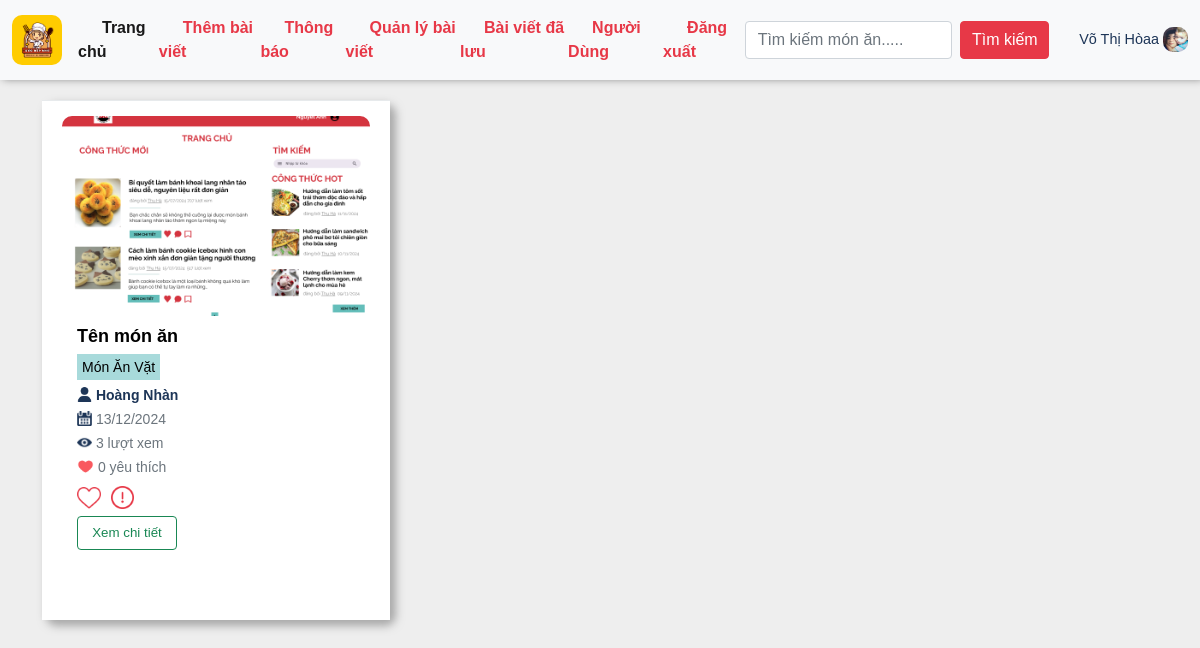
The page /recipes/snacks/ (signed in) on the database as committed earlier.
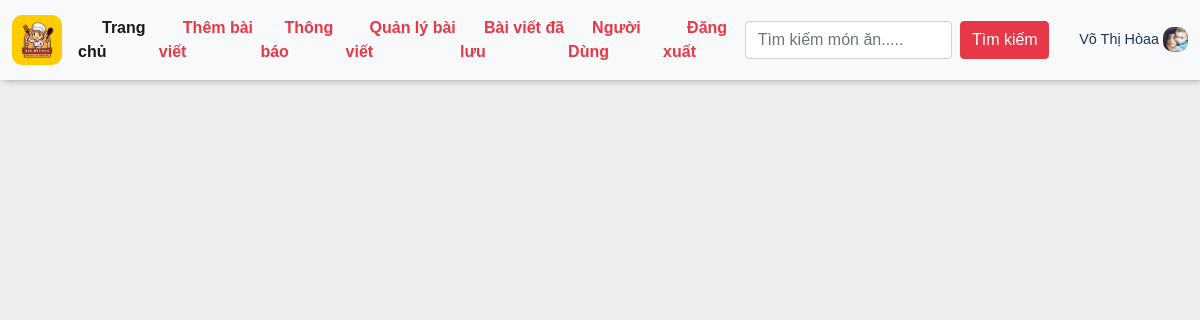
The same page on the database as committed later.
### appfood/models.py (models this page shows, shortened)
class Recipe(models.Model):
    title = models.CharField(max_length=100,null=True)
    author = models.ForeignKey('auth.User', on_delete=models.CASCADE)
    introduce = models.CharField(max_length=100,null=True)
    description = models.CharField(max_length=200,null=True)
    created_at = models.DateTimeField(auto_now_add=True)
    views = models.IntegerField(default=0)
    liked_tym = models.ManyToManyField(User, related_name='liked_recipes', blank=True)
    classify = models.ManyToManyField(Classify, related_name='recipes', blank=True)
    reported = models.BooleanField(default=False)
    def total_likes(self):
        return self.liked_tym.count()

class RecipeImage(models.Model):
    recipe = models.ForeignKey(Recipe, related_name='images', on_delete=models.CASCADE)
    image = models.ImageField(upload_to='images/')
    uploaded_at = models.DateTimeField(auto_now_add=True)

class Classify(models.Model):
    name = models.CharField(max_length=100)

class UserProfile(models.Model):
    GENDER_CHOICES = [
        ('T', 'Trai'),
        ('G', 'Gái'),
        ('B', 'Chưa Xác Định'),
    ]
    user = models.OneToOneField(User, on_delete=models.CASCADE)
    birth_date = models.DateField(null=True, blank=True)
    gender = models.CharField(max_length=1, choices=GENDER_CHOICES, null=True, blank=True)
    profile_image = models.ImageField(upload_to='images/', null=True, blank=True)

### appfood/views.py (the view)
# urls.py: path('recipes/snacks/', views.snacks, name='snacks'),  # Ăn Vặt
@login_required
def snacks(request):
    snacks_class = Classify.objects.get(name='Món Ăn Vặt')
    snacks_recipes = Recipe.objects.filter(classify=snacks_class).select_related('author', 'author__userprofile')
    user_profile, created = UserProfile.objects.get_or_create(user=request.user)
    return render(request, 'food/snacks.html', {'recipes': snacks_recipes, 'user_profile': user_profile})

### appfood/templates/food/snacks.html (shortened to what the changed rows need)
{% extends "appfood/base.html" %}
{%load static%}
{%block vegetarian%}
<link href="https://maxcdn.bootstrapcdn.com/font-awesome/4.3.0/css/font-awesome.min.css" rel="stylesheet">
<main>
    <div class="container">
        <div class="row">
            <div class="row d-flex flex-wrap">
                {% for recipe in recipes %}
            <div class="col-md-4" style="margin-bottom: 25px;">
                            <div class="card">
                                <div class="ibox-content product-box" style="height: 520px;">
                                    {% if recipe.images.first %}
                                    <div class="product" style="height: 170px;">
                                        <img style="height:200px;width: 100%;border-radius: 10px 10px 0px 0px;object-fit:cover;" src="{{ recipe.images.first.image.url }}" alt="">
                                    </div>
                                    {% endif %}
                                    <div class="product-desc" style="padding: 15px;margin-top: 20px;">
                                        <a href="{% url 'detail' recipe.id %}" class="product-name">{{ recipe.title }}</a>
                                            <div style="    margin-bottom: -20px;">
                                                {% for category in recipe.classify.all %}
                                                     <small class="text-muted" style="background: var(--green);color: black !important;padding: 5px;">{{ category.name }}</small>
                                                {% endfor %}
                                            </div>
                                            <br>
                                            <small class="text-muted">
                                                <img style="width:15px;height:15px; margin-bottom:4px; " src="{% static 'img/user.png' %}" alt="">
                                                <b style="color:var(--blue);">
                                                    {% if recipe.author.userprofile %}
                                                     {{ recipe.author.userprofile.user.last_name }} {{ recipe.author.userprofile.user.first_name }}
                                                {% else %}
                                                    {{ recipe.author.username }}
                                                {% endif %}
                                                </b>
                                            </small>
                                            <br>
                                            <small class="text-muted"><img style="width:15px;height:15px; margin-bottom:4px;" src="{% static 'img/calendar.png' %}" alt=""> {{recipe.images.first.uploaded_at|date:"d/m/Y"}}</small>
                                            <br>
                                            <small class="text-muted"><img style="width:15px;height:15px; margin-bottom:4px;" src="{% static 'img/eye.png' %}" alt=""> {{ recipe.views }} lượt xem</small>
                                            <br>
                                            <small class="text-muted"><img style="width:17px;height:17px; margin-bottom:4px;" src="{% static 'img/heart.png' %}" alt=""> {{ recipe.total_likes }} yêu thích</small>
                                            <div class="m-t text-right block-button" style="padding-top: 30px;padding-left: 1%;">
                                                <form method="post" action="{% url 'like_recipe' recipe.id %}">
                                                    <button type="submit" class="btn {% if user in recipe.liked_tym.all %}btn-danger{% else %}btn-primary{% endif %}" style="padding-top: 7px;border: none;background:none;">
                                                        {% if user in recipe.liked_tym.all %}<img style="width:24px;" src="{% static 'img/heartttt.png' %}" alt="">{% else %}<img style="width:24px;" src="{% static 'img/like.png' %}" alt="">{% endif %}
                                                    </button>
                                                </form>
                                                <form method="post" action="{% url 'report_food' recipe.id %}">
                                                    <button type="submit" class="btn btn-outline-danger" style="padding-top: 7px;border: none">
                                                        <img style="width:23px; margin-bottom: 2px;" src="{% static 'img/report.png' %}" alt="">
                                                    </button>
                                                </form>
                                            </div>
                                            <div class="d-flex flex-column"><a href="{% url 'detail' recipe.id %}" class="btn btn-outline-success" style="font-size: 10pt;width:100px;margin-top:5px;">Xem chi tiết</a></div>
                                    </div>
                                </div>
                            </div>
                        </div>
        {% endfor %}
    </div>
            </div>
        </div>
</main>
{% endblock vegetarian%}

Rows that differ between the two databases and show on the page:
removed Recipe: images.first.image (picture), title "Tên món ăn", author.userprofile.user.last_name "Hoàng", author.userprofile.user.first_name "Nhàn", images.first.uploaded_at "13/12/2024", views "3", total_likes "0"
no longer on this page (row unchanged): Classify: name "Món Ăn Vặt"
